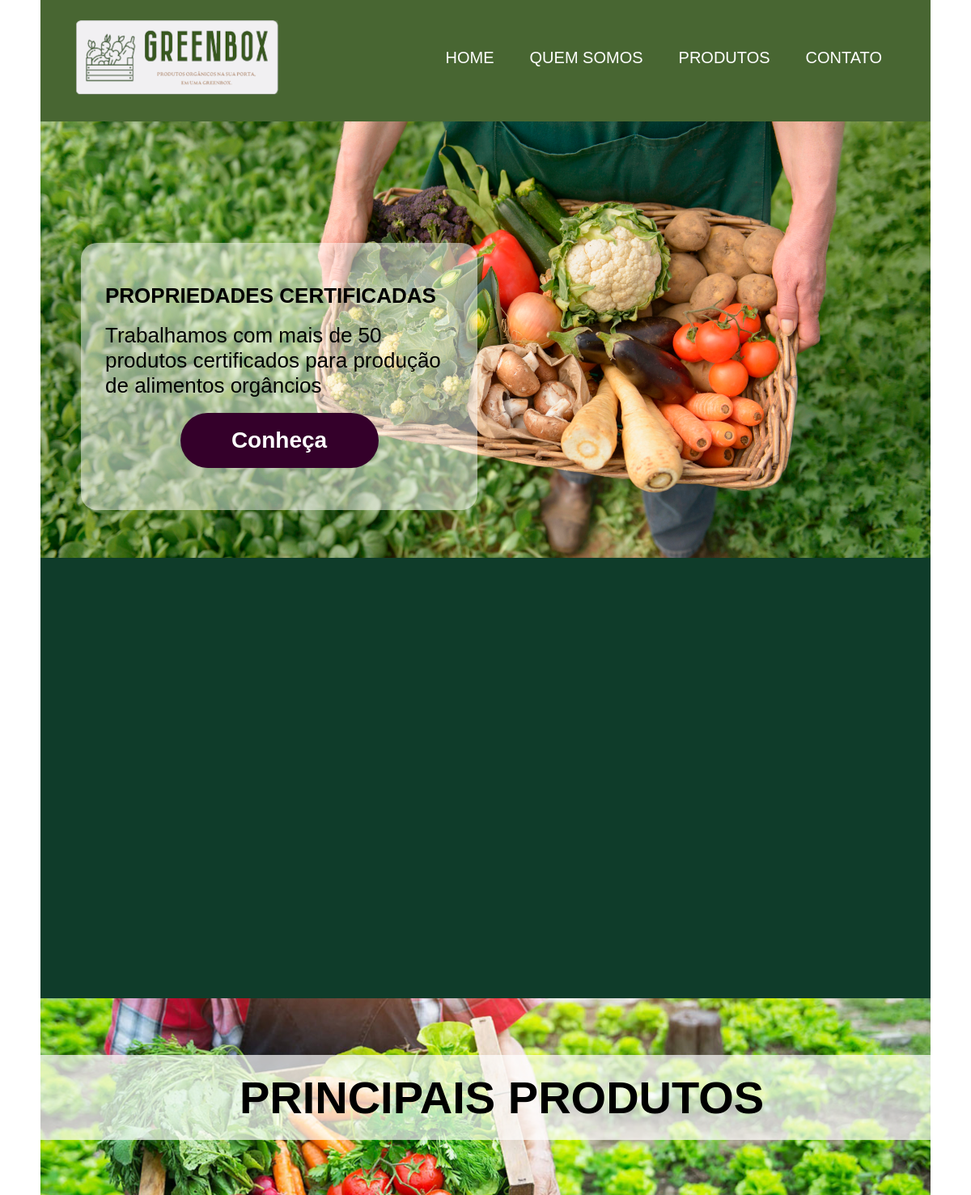
/ (upper part), run on an earlier commit of the app's database.
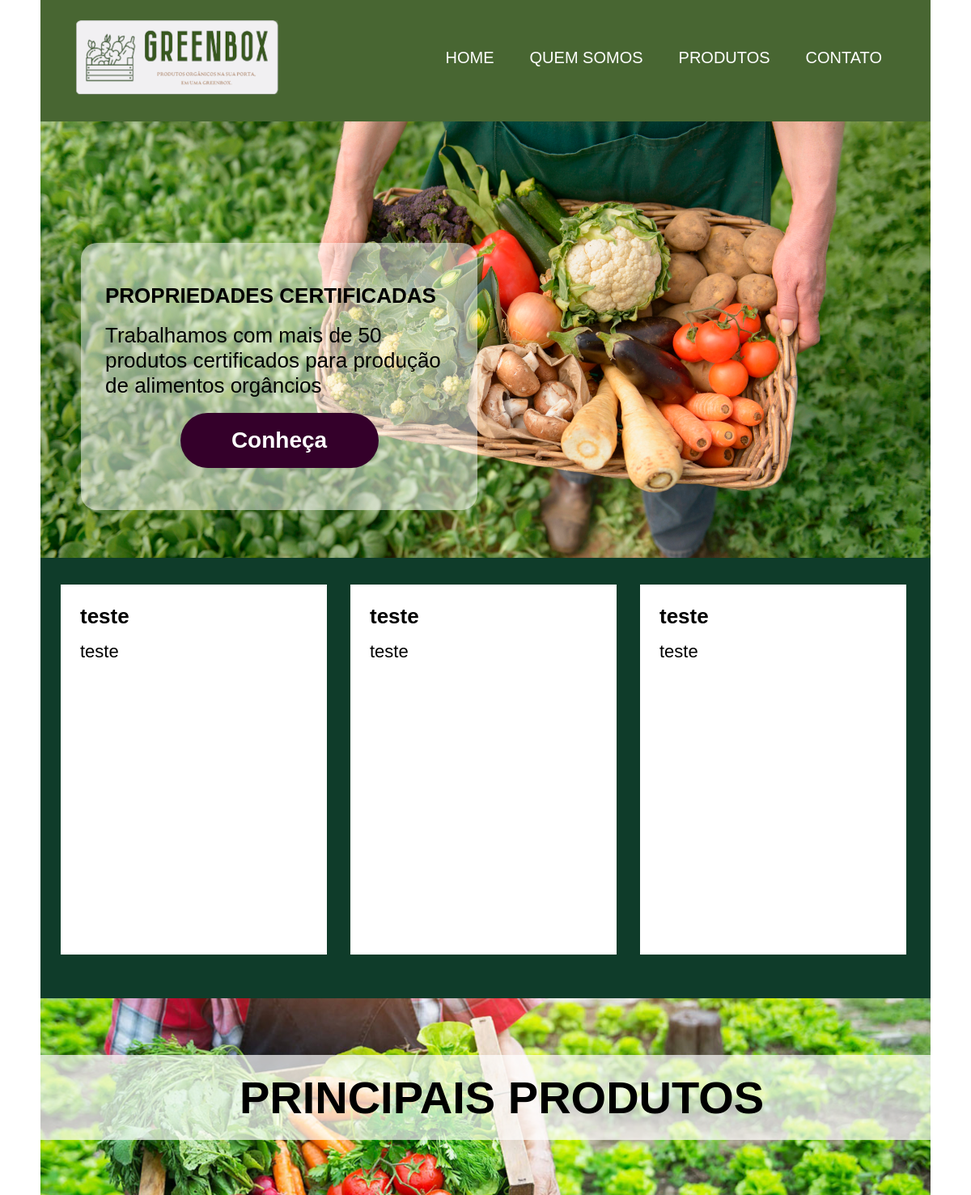
And on a later commit of the database.
### tables this page shows
CREATE TABLE IF NOT EXISTS `noticias` (
  `id` int NOT NULL AUTO_INCREMENT,
  `titulo` varchar(256) NOT NULL,
  `texto` blob NOT NULL,
  PRIMARY KEY (`id`)
);

### index.php (the view, shortened to what this page needs)
<?php
    include_once('conexao.php');
?>
<!DOCTYPE html>
<html lang="pt-br">
<head>
    <link rel="stylesheet" href="estilo/estilo.css">
</head>
<body>
    <div id="geral">
        <div id="topo">
            <?php
                include_once('topo.php');
            ?>
        </div>
        <div id="banner">
            <div>
                <p style="font-weight: bold;">PROPRIEDADES CERTIFICADAS</p>
                <br>
                <p>Trabalhamos com mais de 50 produtos certificados para produção de alimentos orgâncios</p>
                <br>
                <input type="button" name="conheca" class="btn_conheca" value="Conheça">
            </div>
        </div>
        <div id="quadro">
            <?php
                $sql_noticia = "SELECT * FROM noticias ORDER BY id DESC";
                $result = mysqli_query($conn, $sql_noticia);
                $i=1;
                while($noticia = mysqli_fetch_assoc($result) and $i <= 3){
            ?>
                <div class="noticia">
                    <div class="noticia_interno">
                        <?php
                            $id_noticia = $noticia["id"];
                        ?>
                        <div class="titulo_noticia">
                            <?php echo "<a href='noticia.php?id=".$id_noticia."'>". $noticia['titulo'] ."</a>"; ?>
                        </div>
                        <div class="texto_noticia">
                            <?php echo "<a href='noticia.php?id=".$id_noticia."'><p>". mb_strimwidth($noticia['texto'], 0, 80, "...") ."</p></a>"; ?>
                        </div>
                    </div>
                </div>
            <?php
                    $i++;
                }
            ?>
        </div>
        <div id="produtos">
            <div class="transparencia-produtos">
                <p>PRINCIPAIS PRODUTOS</p>
            </div>
        </div>
    </div>
</body>
</html>

What changed in the data, as far as the page shows it:
added noticias: titulo "teste", texto "teste"
added noticias: titulo "teste", texto "teste"
added noticias: titulo "teste", texto "teste"
